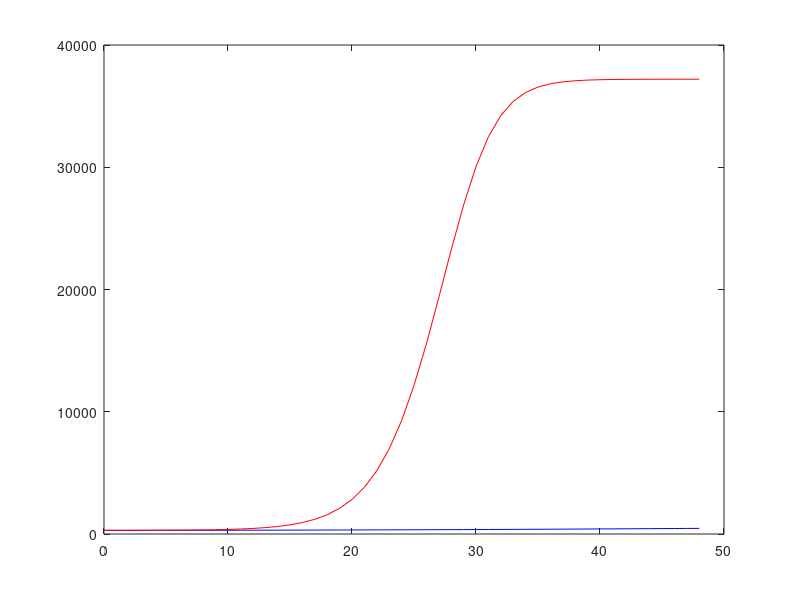

Here is the MATLAB script that generated this plot:
clear all; close all; clc;

K = 1.5*100*250

x = [1 2 3 4 5 6 7 8 9 10 11 12 13 14 15 16 17 18 19 20 21 22 23 24]

#actual population
y = [0.3 0.36 0.44 0.54 0.66 0.8 0.98 1.18 1.44 1.74 2.11 2.54 3.06 3.67 4.39 5.23 6.19 7.29 8.55 9.94 11.47 13.12 14.87 16.7]

# change in the population
for i = 1:23
  y1(i) = y(i+1) - y(i)
  x1(i) = y(i)*(1-(y(i)/K))
end

p = polyfit(x1,y1,1)

# Question 4 CHeck how to do this
for i = 1:12*4
  x2(i) = i
end

y2= polyval(p,x2)

for i= 1:length(y2)
  y3(1) = 300
  t(1) = 0
  y3(i+1) = y2(i) + y3(i)
  t(i+1) = i
end

plot(t,y3,'b-');
hold on;

# question 5
Po = 300;
K = 37500;
# initially h was h = 0.42*P(i)
# now we changed into a constant number
for i = 1:48
  P(1) = Po
  t(1) = 0;
  P(i+1) = P(i)+0.43 * P(i)*(1-P(i)/K)- 127; # beyond 127, the graph disappears
  t(i+1) = i;
end
plot(t,P,'r')






